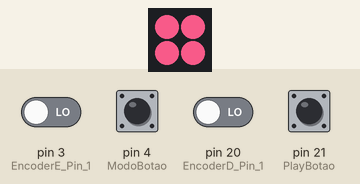
Simulated run of this sketch. Board: Arduino Leonardo, built with avr-gcc and run on an emulated ATmega32U4. Shown: 2×2 RGB LED matrix (first LED top left, wired row by row). The inputs (shaded band) are chosen by the test bench; at power-on: pin 4 (ModoBotao), pin 21 (PlayBotao) HIGH, pin 3 (EncoderE_Pin_1), pin 20 (EncoderD_Pin_1) LOW. USB keyboard and mouse output is not drawn.

Above: at 1.2 s.
1.3 s: pin 4 (ModoBotao) pulled LOW for 0.15 s
At 2.1 s:
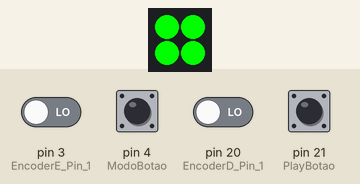
2.9 s: pin 4 (ModoBotao) pulled LOW for 1 s
At 3.3 s:
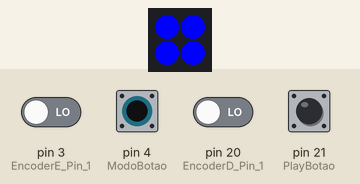
5.4 s: pin 4 (ModoBotao) pulled LOW for 0.15 s
At 6.4 s:
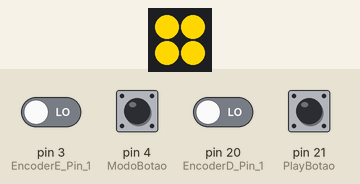
7.0 s: pin 4 (ModoBotao) pulled LOW for 0.15 s
At 7.6 s:
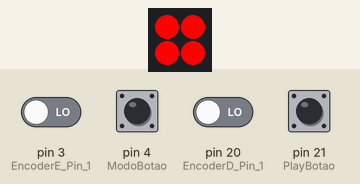
Timing chart, 0 to 10.0 s (numbered marks = the images above; inputs shaded):
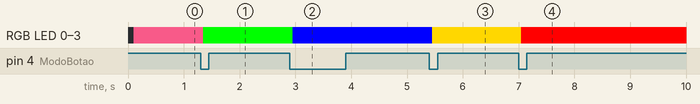

The sketch:

MacroPad_Alison_V1.ino
```cpp
//////////////////////////////////////////////////
//   Codigo Geral MacroPad Alison Pulcino...    //
//                                              //
//          Controle de Processos.              //
//                                              //
//   Inclusão das Bibliotecas    --- Ok.        //
//   Definição dos Pinos         --- Ok.        //
//   Definição das Teclas        --- OK.        //
//   Definição das Funções       --- Ok.        //
//   Definição das Layers        --- Ok.        //
//   Definição dos Leds          --- Ok.        //
//   Definição das Cores         --- Ok.        //
//   Definição dos Rotary        --- Ok.        //
//   Validação das Funções       --- Ok.        //
//                                              //
//////////////////////////////////////////////////

//Bibliotecas Inseridas e Instaladas no Programa.

//Biblioteca de Definição Matricial
#include <Keypad.h>

//Biblioteca de Definição das Funções de Controle USB
#include <HID-Project.h>
#include <HID-Settings.h>

//Biblioteca do Encoder
//#include <KY040.h>

//Biblioteca  Leds
#include <Adafruit_NeoPixel.h>
#ifdef __AVR__
#include <avr/power.h>
#endif

//Bibliotecas Próprias
#include "Def.h"
#include "Layout.h"
#include "Funcoes.h"

//Congigurações do Sistema
void setup() {
  pinMode(EncoderD_Pin_1, INPUT);
  pinMode(EncoderD_Pin_2, INPUT);
  pinMode(ModoBotao, INPUT_PULLUP);
  pinMode(PlayBotao, INPUT_PULLUP);
  pinMode(EncoderE_Pin_1, INPUT);
  pinMode(EncoderE_Pin_2, INPUT);
  Serial.begin(9600);
  Keyboard.begin();
  pixels.begin();
}

//Loop do Sistema
void loop() {

  StatusEncoder_D = digitalRead(EncoderD_Pin_1);
  if ((PosicaoFinalEncoder_D == LOW) && (StatusEncoder_D == HIGH)) {
    if (digitalRead(EncoderD_Pin_2) == LOW) {
      PosicaoInicialEncoder_D = 1;
      Consumer.write(MEDIA_VOLUME_UP);
      Serial.println("Volume UP");
    } else {
      PosicaoInicialEncoder_D = 2;
      Consumer.write(MEDIA_VOLUME_DOWN);
      Serial.println("Volume DOWN");
    }
  }
  PosicaoFinalEncoder_D = StatusEncoder_D;

  StatusEncoder_E = digitalRead(EncoderE_Pin_1);
  if ((PosicaoFinalEncoder_E == LOW) && (StatusEncoder_E == HIGH)) {
    if (digitalRead(EncoderE_Pin_2) == LOW) {
      PosicaoInicialEncoder_E = 1;
      Consumer.write(MEDIA_NEXT);
      Serial.println("Avançar Musica");
    } else {
      PosicaoInicialEncoder_E = 2;
      Consumer.write(MEDIA_PREVIOUS);
      Serial.println("Voltar Musica");
    }
    Serial.println(PosicaoInicialEncoder_E);
  }
  PosicaoFinalEncoder_E = StatusEncoder_E;


  checkPlayBotao();
  switch (ContadorPlay) {
    case 0:
      break;
    case 1:
      Consumer.write(MEDIA_PLAY_PAUSE);
      delay(300);
      ContadorPlay = 0;
      break;
  }
  char key = keypad.getKey();
  checkModoBotao();
  switch (ContadorModo) {
    case 0:
      setColorsMode0();
      if (key) {
        Serial.println(key);
        switch (key) {
          case '1':
            Keyboard.press(KEY_RIGHT_CTRL);
            Keyboard.print('v');
            break;
          case '2':
            Keyboard.println("A Paz do Senhor");
            Keyboard.releaseAll();
            break;
          case '3':
            Keyboard.press(KEY_RIGHT_CTRL);
            Keyboard.print('c');
            Keyboard.releaseAll();
            break;
          case '4':
            Keyboard.println("Pulcino1*");
            break;
        }
        delay(50);
        Keyboard.releaseAll();
      }
      break;

    case 1:
      setColorsMode1();
      if (key) {
        Serial.println(key);
        switch (key) {
          case '1':
            Keyboard.press(KEY_RIGHT_CTRL);
            Keyboard.press('p');
            Keyboard.releaseAll();
            break;
          case '2':
            Keyboard.press(KEY_LEFT_GUI);
            Keyboard.press('l');
            Keyboard.releaseAll();
            break;
          case '3':
            Keyboard.press(KEY_LEFT_GUI);
            Keyboard.press('d');
            Keyboard.releaseAll();
            break;
          case '4':
            Keyboard.press(KEY_LEFT_GUI);
            Keyboard.press('p');
            Keyboard.releaseAll();
            break;
        }
        delay(50);
        Keyboard.releaseAll();
      }
      break;

    case 2:
      setColorsMode2();
      if (key) {
        Serial.println(key);
        switch (key) {
          case '1':
            Keyboard.println("di");
            break;
          case '2':
            Keyboard.println("qsave");
            break;
          case '3':
            Keyboard.println("aa");

            break;
          case '4':
            Keyboard.println("co");
            break;
        }
        delay(50);
        Keyboard.releaseAll();
      }
      break;
    case 3:
      setColorsMode3();
      if (key) {
        Serial.println(key);
        switch (key) {
          case '1':
            Keyboard.println("di");
            break;
          case '2':
            Keyboard.press(KEY_RIGHT_CTRL);
            Keyboard.press('b');
            Keyboard.releaseAll();
            break;
          case '3':
            Keyboard.println("m");
            break;
          case '4':
            Keyboard.println("c");
            break;
        }
        delay(50);
        Keyboard.releaseAll();
      }
      break;

    case 4:
      setColorsMode4();
      if (key) {
        Serial.println(key);
        switch (key) {
          case '1':
            Keyboard.println("DESGRAAAAAAAAAAAAAAAAAAAAAAAAAACA.");
            break;
          case '2':
            Keyboard.println("AHHHHHHHHHHHHHHHHHHHHHHHHHHHHHHH.");
            break;
          case '3':
            Keyboard.println("SUA MAE.");
            break;
          case '4':
            Keyboard.println("ELE E LOUCO NE.");
            break;
        }
        delay(50);
        Keyboard.releaseAll();
      }
      break;
  }
}
```

Def.h
```cpp
////////////////////////////////////////////
//     Codigo de Definições dos Pinos     //
//                                        //
//     Pinos Matriz                       //
//     Pinos Rotary Encoder               //
//     Constantes de Funções              //
//                                        //
////////////////////////////////////////////

//Definições de Pinos Led's
#define PIN 9

//Definições de Pinos Botões
int R1 = 7;
int R2 = 8;
int C1 = 5;
int C2 = 6;

//Definições de Pinos Encoder's
const int ModoBotao = 4;
const int PlayBotao = 21;
int EncoderD_Pin_1 = 20;//20
int EncoderD_Pin_2 = 19;//19
int EncoderE_Pin_1 = 3;//2
int EncoderE_Pin_2 = 2;//3

//Definições de Constantes das Funções
#define NumLeds 4
int Cor = 0;
int ContadorModo = 0;
int StatusModo = 0;
int UltimoStatusModo = 0;

int ContadorPlay = 0;
int StatusPlay = 0;
int UltimoStatusPlay = 0;

int PosicaoInicialEncoder_D = 0;
int PosicaoFinalEncoder_D = LOW;
int StatusEncoder_D = LOW;

int PosicaoInicialEncoder_E = 0;
int PosicaoFinalEncoder_E = LOW;
int StatusEncoder_E = LOW;
```

Funcoes.h
```cpp
//////////////////////////////////////////////
//     Codigo de Definições das Funções     //
//                                          //
//     Funções de Led's                     //
//     Função de Alteração de Modo          //
//     Função de Mídias                     //
//                                          //
//////////////////////////////////////////////

//Funções de Led's
//Led's na Cor Rosa
void setColorsMode0() {
  if (Cor == 0) {
    pixels.setPixelColor(1, pixels.Color(231, 84, 128));
    pixels.setPixelColor(2, pixels.Color(231, 84, 128));
    pixels.setPixelColor(0, pixels.Color(231, 84, 128));
    pixels.setPixelColor(3, pixels.Color(231, 84, 128));
    pixels.show();
    Cor = 1;
  }
}
//Led's na Cor Verde
void setColorsMode1() {
  if (Cor == 0) {
    pixels.setPixelColor(1, pixels.Color(0, 255, 0));
    pixels.setPixelColor(2, pixels.Color(0, 255, 0));
    pixels.setPixelColor(0, pixels.Color(0, 255, 0));
    pixels.setPixelColor(3, pixels.Color(0, 255, 0));
    pixels.show();
    Cor = 1;
  }
}
//Led's na Cor Azul
void setColorsMode2() {
  if (Cor == 0) {
    pixels.setPixelColor(1, pixels.Color(0, 0, 255));
    pixels.setPixelColor(2, pixels.Color(0, 0, 255));
    pixels.setPixelColor(0, pixels.Color(0, 0, 255));
    pixels.setPixelColor(3, pixels.Color(0, 0, 255));
    pixels.show();
    Cor = 1;
  }
}
//Led's na Cor Amarela
void setColorsMode3() {
  if (Cor == 0) {
    pixels.setPixelColor(1, pixels.Color(255, 215, 0));
    pixels.setPixelColor(2, pixels.Color(255, 215, 0));
    pixels.setPixelColor(0, pixels.Color(255, 215, 0));
    pixels.setPixelColor(3, pixels.Color(255, 215, 0));
    pixels.show();
    Cor = 1;
  }
}
//Led's na Cor Vermelha
void setColorsMode4() {
  if (Cor == 0) {
    pixels.setPixelColor(1, pixels.Color(255, 0, 0));
    pixels.setPixelColor(2, pixels.Color(255, 0, 0));
    pixels.setPixelColor(0, pixels.Color(255, 0, 0));
    pixels.setPixelColor(3, pixels.Color(255, 0, 0));
    pixels.show();
    Cor = 1;
  }
}

//Função de Alteração de Modo
void checkModoBotao() {
  StatusModo = digitalRead(ModoBotao);
  if (StatusModo != UltimoStatusModo) {
    if (StatusModo == LOW) {
      ContadorModo++;
      Cor = 0;
    }
    delay(50);
  }
  UltimoStatusModo = StatusModo;
  if (ContadorModo > 4) {
    ContadorModo = 0;
  }
}

//Função de Mídias
void checkPlayBotao() {
  StatusPlay = digitalRead(PlayBotao);
  if (StatusPlay != UltimoStatusPlay) {
    if (StatusPlay == LOW) {
      ContadorPlay++;
    }
    delay(50);
  }
  UltimoStatusPlay = StatusPlay;
  if (ContadorPlay > 1) {
    ContadorPlay = 0;
  }
}
```

Layout.h
```cpp
/////////////////////////////
//   Definição de Matriz   //
//      Matriz 2x2         //
//     Rotary's 1 e 2      //
//       [RE] [RD]         //
//       [ 1] [ 2]         //
//       [ 3] [ 4]         //
//                         //
/////////////////////////////

//Definições de Quantidade de Colunas e Linhas
const byte ROWS = 2;
const byte COLS = 2;

//Definições das Funções da Matriz
char keys[ROWS][COLS] = {
  { '1', '3' },
  { '2', '4' },
};

//Definições das Colunas e Linhas
byte rowPins[ROWS] = { R1, R2 };
byte colPins[COLS] = { C1, C2 };

//Definições das Led's
Keypad keypad = Keypad(makeKeymap(keys), rowPins, colPins, ROWS, COLS);
Adafruit_NeoPixel pixels = Adafruit_NeoPixel(NumLeds, PIN, NEO_GRB + NEO_KHZ800);
```

Measured:
- after the input at 1.3 s, RGB LED 0–3: RGB(231, 84, 128) → RGB(0, 255, 0) after 0.05 s
- after the input at 2.9 s, RGB LED 0–3: RGB(0, 255, 0) → RGB(0, 0, 255) after 0.05 s
- after the input at 5.4 s, RGB LED 0–3: RGB(0, 0, 255) → RGB(255, 215, 0) after 0.05 s
- after the input at 7.0 s, RGB LED 0–3: RGB(255, 215, 0) → RGB(255, 0, 0) after 0.05 s
